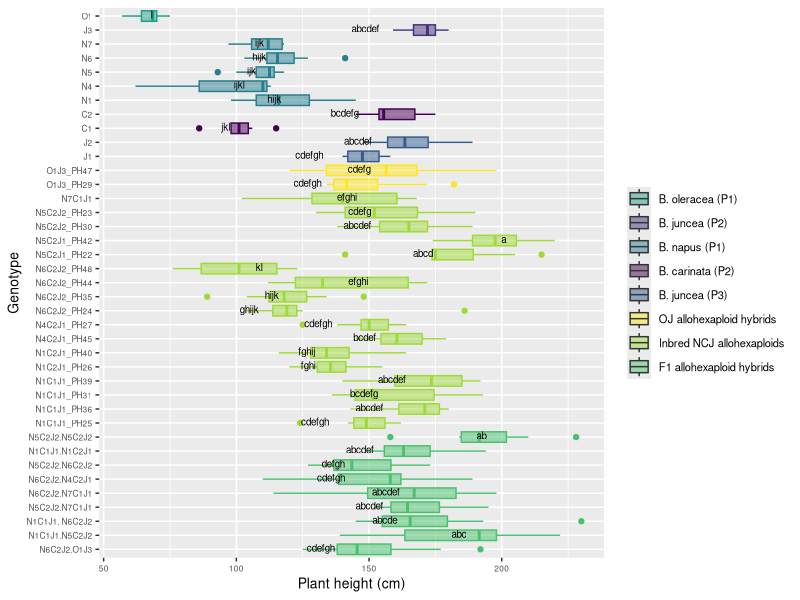

Write the R code that produced this figure.
# Comparison 2XY: Novel allohexaploids

#load packages 
install.packages("multcompView")
install.packages("viridis")
library(viridisLite)
library(viridis)
library(tidyverse)
library(dplyr)
library(ggplot2)
library(ggpubr)
library(datasets)
library(multcompView)


# vollständige Rohdatentabelle laden ######
getwd()
DATA <- read_csv("EPPN raw data complete 220419.csv")
View(DATA)


#drop first column
DATA = DATA[,2:37]
View(DATA)

#Comparison 2XY	einschließlich JO allohexaploids
# Aim: to determine if the NCJ allohexaploids have more similarity to each other than to their parent genotypes 

#### subsetting #####
#IMPORTANT: N5C2J2.N5C2J1_PH43 has only one parent genotype: N5C2J2 (PH30 and PH23), 
# N5C2J1_PH42 wieder drin

comp_2XY4 <- DATA[DATA$Genotype %in% c("N5", "N6", "N1", "N4", "N7","C1", "C2", "J1", "J2", 
                                      "O1", "J3",
                                      
                                      "N6C2J2_PH24", "N6C2J2_PH35", "N6C2J2_PH44", "N6C2J2_PH48", 
                                     "N5C2J1_PH22", "N5C2J1_PH42", "N5C2J2_PH30", "N5C2J2_PH23", "N1C1J1_PH25", "N1C1J1_PH36", 
                                     "N1C1J1_PH31", "N1C1J1_PH39", "N1C2J1_PH26", "N1C2J1_PH40", "N4C2J1_PH45",
                                     "N4C2J1_PH27", "N7C1J1",
                                     "O1J3_PH29", "O1J3_PH47",	
                                     
                                     "N1C1J1.N5C2J2", "N6C2J2.N7C1J1", "N5C2J2.N7C1J1", "N1C1J1. N6C2J2",
                                     "N5C2J2.N6C2J2","N1C1J1.N1C2J1", "N5C2J2.N5C2J2", "N6C2J2.N4C2J1", "N6C2J2.O1J3"), ]
head(comp_2XY4)
View(comp_2XY4)

#create column giving generation###############################################
#N5C2J1_PH42 wieder drin ######################################################## 
comp_2XY4 <- comp_2XY4 %>%
  mutate(Type = case_when(
  Genotype == "O1" ~ "B. oleracea (P1)",
  Genotype == "J3" ~ "B. juncea (P2)",
  Genotype == "N1" ~ "B. napus (P1)",
  Genotype == "N4" ~ "B. napus (P1)",
  Genotype == "N5" ~ "B. napus (P1)",
  Genotype == "N6" ~ "B. napus (P1)",
  Genotype == "N7" ~ "B. napus (P1)",
  Genotype == "C1" ~ "B. carinata (P2)",
  Genotype == "C2" ~ "B. carinata (P2)",
  Genotype == "J1" ~ "B. juncea (P3)",
  Genotype == "J2" ~ "B. juncea (P3)",
  Genotype == "O1J3_PH29" ~ "OJ allohexaploid hybrids",
  Genotype == "O1J3_PH47" ~ "OJ allohexaploid hybrids",
  Genotype == "N5C2J1_PH22" ~ "Inbred NCJ allohexaploids",
  Genotype == "N5C2J1_PH42" ~ "Inbred NCJ allohexaploids",
  Genotype == "N5C2J2_PH23" ~ "Inbred NCJ allohexaploids",
  Genotype == "N6C2J2_PH24" ~ "Inbred NCJ allohexaploids",
  Genotype == "N1C1J1_PH25" ~ "Inbred NCJ allohexaploids",
  Genotype == "N1C2J1_PH26" ~ "Inbred NCJ allohexaploids",
  Genotype == "N4C2J1_PH27" ~ "Inbred NCJ allohexaploids",
  Genotype == "N5C2J2_PH30" ~ "Inbred NCJ allohexaploids",
  Genotype == "N1C1J1_PH31" ~ "Inbred NCJ allohexaploids",
  Genotype == "N6C2J2_PH35" ~ "Inbred NCJ allohexaploids",
  Genotype == "N1C1J1_PH36" ~ "Inbred NCJ allohexaploids",
  Genotype == "N1C1J1_PH39" ~ "Inbred NCJ allohexaploids",
  Genotype == "N1C2J1_PH40" ~ "Inbred NCJ allohexaploids",
  Genotype == "N6C2J2_PH44" ~ "Inbred NCJ allohexaploids",
  Genotype == "N4C2J1_PH45" ~ "Inbred NCJ allohexaploids",
  Genotype == "N6C2J2_PH48" ~ "Inbred NCJ allohexaploids",
  Genotype == "N7C1J1" ~ "Inbred NCJ allohexaploids",
  Genotype == "N1C1J1.N5C2J2" ~ "F1 allohexaploid hybrids",
  Genotype == "N1C1J1.N1C2J1" ~ "F1 allohexaploid hybrids",
  Genotype == "N5C2J2.N7C1J1" ~ "F1 allohexaploid hybrids",
  Genotype == "N5C2J2.N5C2J2" ~ "F1 allohexaploid hybrids",
  Genotype == "N1C1J1. N6C2J2" ~ "F1 allohexaploid hybrids",
  Genotype == "N5C2J2.N6C2J2" ~ "F1 allohexaploid hybrids",
  Genotype == "N6C2J2.O1J3" ~ "F1 allohexaploid hybrids",
  Genotype == "N6C2J2.N4C2J1" ~ "F1 allohexaploid hybrids",
  Genotype == "N6C2J2.N7C1J1" ~ "F1 allohexaploid hybrids"))
view(comp_2XY4)

# ANOVA, Tukey & Boxplot with CLD according to Rosane Rech##########################################################
# loading the appropriate libraries
library(datasets)

#remove previous objects
rm(anova)
rm(tukey)
rm(cld)
rm(Tk)

# analysis of variance
anova <- aov(plant_height ~ Genotype, data = comp_2XY4)
summary(anova)

# Tukey's test
tukey <- TukeyHSD(anova)
print(tukey)

# compact letter display
cld <- multcompLetters4(anova, tukey)
print(cld)

# table with factors and 3rd quantile
Tk <- group_by(comp_2XY4, Genotype) %>%
  summarise(mean = round(mean(plant_height, na.rm = TRUE), digits = 1), quant = round(quantile(plant_height, probs = 0.75, na.rm = TRUE), digits = 1)) %>%
  arrange(desc(mean)) #WICHTIG: arrange(desc(mean)) muss hier rein!!!

# extracting the compact letter display and adding to the Tk table
cld <- as.data.frame.list(cld$Genotype)
Tk$cld <- cld$Letters
print(Tk) # print dient der Überprüfung: Mittelwerte und Letter code 
# in der gleichen Reihenfolge angeordnet?


#create column giving generation###############################################
#N5C2J1_PH42 wieder drin ########################################################
ANOVA_Tukey_2XY4 <- Tk %>%
  mutate(Type = case_when(
    Genotype == "O1" ~ "B. oleracea (P1)",
    Genotype == "J3" ~ "B. juncea (P2)",
    Genotype == "N1" ~ "B. napus (P1)",
    Genotype == "N4" ~ "B. napus (P1)",
    Genotype == "N5" ~ "B. napus (P1)",
    Genotype == "N6" ~ "B. napus (P1)",
    Genotype == "N7" ~ "B. napus (P1)",
    Genotype == "C1" ~ "B. carinata (P2)",
    Genotype == "C2" ~ "B. carinata (P2)",
    Genotype == "J1" ~ "B. juncea (P3)",
    Genotype == "J2" ~ "B. juncea (P3)",
    Genotype == "O1J3_PH29" ~ "OJ allohexaploid hybrids",
    Genotype == "O1J3_PH47" ~ "OJ allohexaploid hybrids",
    Genotype == "N5C2J1_PH22" ~ "Inbred NCJ allohexaploids",
    Genotype == "N5C2J1_PH42" ~ "Inbred NCJ allohexaploids",
    Genotype == "N5C2J2_PH23" ~ "Inbred NCJ allohexaploids",
    Genotype == "N6C2J2_PH24" ~ "Inbred NCJ allohexaploids",
    Genotype == "N1C1J1_PH25" ~ "Inbred NCJ allohexaploids",
    Genotype == "N1C2J1_PH26" ~ "Inbred NCJ allohexaploids",
    Genotype == "N4C2J1_PH27" ~ "Inbred NCJ allohexaploids",
    Genotype == "N5C2J2_PH30" ~ "Inbred NCJ allohexaploids",
    Genotype == "N1C1J1_PH31" ~ "Inbred NCJ allohexaploids",
    Genotype == "N6C2J2_PH35" ~ "Inbred NCJ allohexaploids",
    Genotype == "N1C1J1_PH36" ~ "Inbred NCJ allohexaploids",
    Genotype == "N1C1J1_PH39" ~ "Inbred NCJ allohexaploids",
    Genotype == "N1C2J1_PH40" ~ "Inbred NCJ allohexaploids",
    Genotype == "N6C2J2_PH44" ~ "Inbred NCJ allohexaploids",
    Genotype == "N4C2J1_PH45" ~ "Inbred NCJ allohexaploids",
    Genotype == "N6C2J2_PH48" ~ "Inbred NCJ allohexaploids",
    Genotype == "N7C1J1" ~ "Inbred NCJ allohexaploids",
    Genotype == "N1C1J1.N5C2J2" ~ "F1 allohexaploid hybrids",
    Genotype == "N1C1J1.N1C2J1" ~ "F1 allohexaploid hybrids",
    Genotype == "N5C2J2.N7C1J1" ~ "F1 allohexaploid hybrids",
    Genotype == "N5C2J2.N5C2J2" ~ "F1 allohexaploid hybrids",
    Genotype == "N1C1J1. N6C2J2" ~ "F1 allohexaploid hybrids",
    Genotype == "N5C2J2.N6C2J2" ~ "F1 allohexaploid hybrids",
    Genotype == "N6C2J2.O1J3" ~ "F1 allohexaploid hybrids",
    Genotype == "N6C2J2.N4C2J1" ~ "F1 allohexaploid hybrids",
    Genotype == "N6C2J2.N7C1J1" ~ "F1 allohexaploid hybrids"))
view(ANOVA_Tukey_2XY4)


# Reorder factor levels in comp_2XY4
comp_2XY4ord <- comp_2XY4                             
comp_2XY4ord$Genotype <- factor(comp_2XY4ord$Genotype,     
                                levels = c("N6C2J2.O1J3", "N1C1J1.N5C2J2", "N1C1J1. N6C2J2", 
                                           "N5C2J2.N7C1J1", "N6C2J2.N7C1J1", "N6C2J2.N4C2J1",
                                           "N5C2J2.N6C2J2", "N1C1J1.N1C2J1","N5C2J2.N5C2J2", 
                                           
                                           "N1C1J1_PH25", "N1C1J1_PH36","N1C1J1_PH31", "N1C1J1_PH39", 
                                           "N1C2J1_PH26", "N1C2J1_PH40", "N4C2J1_PH45","N4C2J1_PH27",
                                           "N6C2J2_PH24", "N6C2J2_PH35", "N6C2J2_PH44", "N6C2J2_PH48", 
                                           "N5C2J1_PH22", "N5C2J1_PH42", "N5C2J2_PH30", "N5C2J2_PH23", 
                                           "N7C1J1",
                                           
                                           "O1J3_PH29", "O1J3_PH47",
                                           
                                           "J1", "J2",  
                                           "C1", "C2",  
                                           "N1", "N4", "N5", "N6", "N7",
                                           "J3",
                                           "O1"))

ANOVA_Tukey_2XY4ord <- ANOVA_Tukey_2XY4
ANOVA_Tukey_2XY4ord$Genotype <- factor(ANOVA_Tukey_2XY4ord$Genotype,     
                                  levels = c("N6C2J2.O1J3", "N1C1J1.N5C2J2", "N1C1J1. N6C2J2", 
                                             "N5C2J2.N7C1J1", "N6C2J2.N7C1J1", "N6C2J2.N4C2J1",
                                             "N5C2J2.N6C2J2", "N1C1J1.N1C2J1","N5C2J2.N5C2J2", 
                                             
                                             "N1C1J1_PH25", "N1C1J1_PH36","N1C1J1_PH31", "N1C1J1_PH39", 
                                             "N1C2J1_PH26", "N1C2J1_PH40", "N4C2J1_PH45","N4C2J1_PH27",
                                             "N6C2J2_PH24", "N6C2J2_PH35", "N6C2J2_PH44", "N6C2J2_PH48", 
                                             "N5C2J1_PH22", "N5C2J1_PH42", "N5C2J2_PH30", "N5C2J2_PH23", 
                                             "N7C1J1",
                                             
                                             "O1J3_PH29", "O1J3_PH47",
                                             
                                             "J1", "J2",  
                                             "C1", "C2",  
                                             "N1", "N4", "N5", "N6", "N7",
                                             "J3",
                                             "O1"))


#boxplot plant_height 2XY4
ggplot(comp_2XY4ord, aes(Genotype, plant_height, fill = Type, color = Type)) + 
  geom_boxplot() +
  labs(x="Genotype", y="Plant height (cm)") +
  geom_text(data = ANOVA_Tukey_2XY4, aes(x = Genotype, y = quant, label = cld), color = "black", size = 2.5, vjust = 0.3, hjust = 3) +
  coord_flip() +
  theme(axis.title = element_text(size = 14),
        legend.text = element_text(size = 8),
        legend.title= element_blank(),
        axis.title.x = element_text(size = 10),
        axis.title.y = element_text(size = 10),
        axis.text.x = element_text(size = 6),
        axis.text.y = element_text(size = 6)) +
  scale_color_viridis(discrete = TRUE, option = "D", direction = 1, alpha = 1, guide = "none") +  #legend removed by guide = "none" 
  scale_fill_viridis(discrete = TRUE, option = "D", direction = 1, alpha = 0.5,
                     breaks=c("B. oleracea (P1)", "B. juncea (P2)", 
                              "B. napus (P1)", "B. carinata (P2)", "B. juncea (P3)", 
                              "OJ allohexaploid hybrids", "Inbred NCJ allohexaploids", "F1 allohexaploid hybrids"),
                     labels=c("B. oleracea (P1)", "B. juncea (P2)", 
                              "B. napus (P1)", "B. carinata (P2)", "B. juncea (P3)", 
                              "OJ allohexaploid hybrids", "Inbred NCJ allohexaploids", "F1 allohexaploid hybrids")) ##reorder legend labels!
